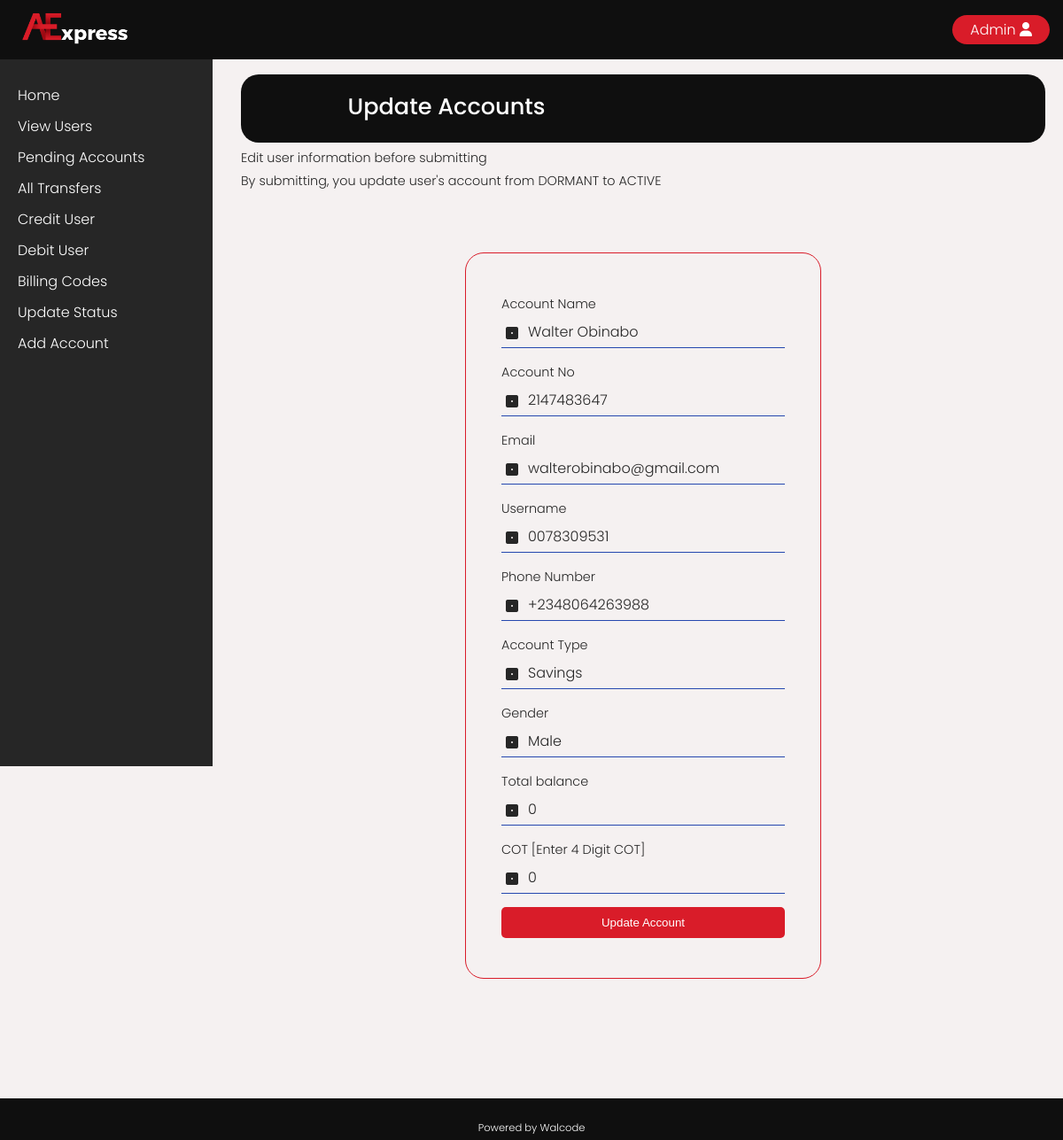
The page /admin/update-acc?id=11 (signed in) on the database its author committed.
### tables this page shows
CREATE TABLE `account` (
  `acct_id` int(11) NOT NULL,
  `acct_no` varchar(225) NOT NULL,
  `pic` varchar(225) NOT NULL,
  `uname` varchar(225) NOT NULL,
  `fname` varchar(225) NOT NULL,
  `lname` varchar(225) NOT NULL,
  `pass` varchar(500) NOT NULL,
  `dob` varchar(225) NOT NULL,
  `email` varchar(400) NOT NULL,
  `phone` varchar(225) NOT NULL,
  `addr` varchar(225) NOT NULL,
  `sex` varchar(225) NOT NULL,
  `marry` varchar(225) NOT NULL,
  `work` varchar(225) NOT NULL,
  `country` varchar(225) NOT NULL,
  `state` varchar(225) NOT NULL,
  `currency` varchar(225) NOT NULL,
  `type` varchar(225) NOT NULL,
  `status` enum('ACTIVE','DORMANT','CLOSED','SUSPENDED','REGISTERED') NOT NULL,
  `otp` int(11) DEFAULT NULL,
  `billing_code` enum('OTP','COT','PIN') NOT NULL,
  `a_bal` int(11) NOT NULL,
  `pin` int(200) NOT NULL,
  `imf` int(200) NOT NULL,
  `cot` int(200) NOT NULL,
  `date` varchar(225) NOT NULL
);

### admin/update-acc.php (the view, shortened to what this page needs)
<?php
include_once "../config/dbconfig.php";
    if (isset($_GET['id'])) {
        $id = $_GET['id'];
    } else if (isset($_POST['id'])) {
        $id = $_POST['id'];
    } else {
        echo '<div class="error">You have accessed this page in error!</div>';
        redirect("index.php");
    }
    include "includes/head.php";
    $q = "SELECT * FROM account WHERE acct_id = ?";
    $stmt = mysqli_prepare($con, $q);
    mysqli_stmt_bind_param($stmt, 'i', $id);
    mysqli_stmt_execute($stmt);
    $r = mysqli_stmt_get_result($stmt);
    if(mysqli_num_rows($r) > 0){
        $row = mysqli_fetch_assoc($r);
    }
?>
<div class="admin-section">
    <div class="balance" style="background: var(--dark-black);">
        <div class="left">
            <p><span class="bold-amount">Update Accounts</span></p>
        </div>
        <div class="right">
        </div>
    </div>
    <p>Edit user information before submitting<br/> By submitting, you update user's account from DORMANT to ACTIVE</p>
    <div class="reg-container">
        <div class="pin">
            <div class="content">
                <form action="" method="POST">
                    <p class="align-left" style="font-size: 0.7; margin-bottom: -10px"> Account Name</p>
                    <span class="input-container"><input type="text" name="acct_name" id="email" value="<?php echo $row['lname'].' '.$row['fname']; ?>" disabled><i class="details-black fa fa-dice-one"></i></span>
                    <p class="align-left" style="font-size: 0.7; margin-bottom: -10px"> Account No</p>
                    <span class="input-container"><input type="text" name="acct_no" id="email" value="<?php echo $row['acct_no']; ?>" disabled><i class="details-black fa fa-dice-one"></i></span>
                    <p class="align-left" style="font-size: 0.7; margin-bottom: -10px">Email</p>
                    <span class="input-container"><input type="text" name="email" id="email" value="<?php echo $row['email']; ?>" disabled><i class="details-black fa fa-dice-one"></i></span>
                    <p class="align-left" style="font-size: 0.7; margin-bottom: -10px"> Username</p>
                    <span class="input-container"><input type="text" name="uname" id="email" value="<?php echo $row['uname']; ?>"><i class="details-black fa fa-dice-one"></i></span>
                    <p class="align-left" style="font-size: 0.7; margin-bottom: -10px"> Phone Number</p>
                    <span class="input-container"><input type="text" name="phone" id="email" value="<?php echo $row['phone']; ?>"><i class="details-black fa fa-dice-one"></i></span>
                    <p class="align-left" style="font-size: 0.7; margin-bottom: -10px"> Account Type</p>
                    <span class="input-container"><input type="text" name="type" id="email" value="<?php echo $row['type']; ?>"><i class="details-black fa fa-dice-one"></i></span>
                    <p class="align-left" style="font-size: 0.7; margin-bottom: -10px"> Gender</p>
                    <span class="input-container"><input type="text" name="sex" id="email" value="<?php echo $row['sex']; ?>"><i class="details-black fa fa-dice-one"></i></span>
                    <p class="align-left" style="font-size: 0.7; margin-bottom: -10px"> Total balance</p>
                    <span class="input-container"><input type="number" name="a_bal" id="email" value="<?php echo $row['a_bal']; ?>"><i class="details-black fa fa-dice-one"></i></span>
                    <p class="align-left" style="font-size: 0.7; margin-bottom: -10px"> COT [Enter 4 Digit COT]</p>
                    <span class="input-container"><input type="number" name="cot" id="email" value="<?php echo $row['cot']; ?>"><i class="details-black fa fa-dice-one"></i></span>
                    <button type="submit" name="submit" class="submit-button white">Update Account</button>
                </form>
            </div>
        </div>
    </div>
</div>
<?php include "includes/foot.php"; ?>

### assets/css/main.css (style rules this page uses)
* { box-sizing: border-box; margin: 0; padding: 0; }
:root { --white-color: rgb(255, 255, 255); --blue-color: rgb(37, 72, 175); --blue-dim-color: rgb(16, 48, 143); --red-color: rgb(217, 28, 41); --red-dim-color: rgb(175, 8, 19); --bg-grey: rgb(245, 241, 241); --black-color: rgb(38, 38, 38); --opacity-black: rgba(0, 0, 0, 0.726); --dark-black: rgb(15, 15, 15); --dark-grey: rgb(182, 180, 180); --green-color: rgb(1, 243, 102); }
body { font-family: Poppins, Georgia, 'Times New Roman', Times, serif; background-color: var(--bg-grey); color: var(--black-color); margin: 0 auto; padding: 0 ; width: 100%; position: relative; }
.align-left { text-align: left; }
.white { color: var(--white-color); }
p { font-size: 0.9em; color: var(--black-color); margin: 5px auto; line-height: 180%; }
i { color: var(--white-color); font-size: 1em; margin-right: 5px; }
.admin-section { margin: 7% auto 10% 21%; padding: 0 20px; max-width: 950px; }
.submit-button { width: 100%; padding: 10px 25px; margin: 5px auto; border-radius: 5px; border: none; text-decoration: none; background-color: var(--red-color); }
.reg-container { padding: 20px; max-width: 100%; height: 100%; }
.pin { max-width: 400px; height: auto; border-radius: 20px !important; display: flex; justify-content: center; flex-flow: column wrap; align-items: center; margin: 5% auto; padding: 40px; background-color: transparent; outline: 1px solid var(--red-color); }
.input-container { margin: 0; position: relative; }
i.details-black { position: absolute; left: 5px; top: 5px; color: var(--black-color); cursor: pointer; size: 1.5em; }
#email { padding-left: 30px; }
input, select { font-family: Poppins, 'Roboto', Georgia, 'Times New Roman', Times, serif;; width: 100%; background: transparent; border: none; border-bottom: 1px solid var(--blue-color); padding: 5px; font-size: 1em; margin: 10px auto; border-radius: 0px; color: var(--black-color); }
.balance { width: 100%; background: var(--red-color); border-radius: 20px; display: flex; justify-content: center; flex-flow: row nowrap; color: var(--white-color); padding: 20px 10px; text-align: center; }
.balance p { font-size: 0.8em; color: var(--white-color); }
.balance .left { flex: 1; text-align: center; align-self: stretch; margin: 0 auto; }
.balance .right { flex: 1; text-align: center; align-self: stretch; margin: 0 auto; }
.bold-amount { font-size: 2em; font-weight: bold; }

### rows shown on the page
account: acct_name "Walter Obinabo", acct_no "2147483647", email "walterobinabo@gmail.com", uname "0078309531", phone "+2348064263988", type "Savings", sex "Male", a_bal "0", cot "0"
